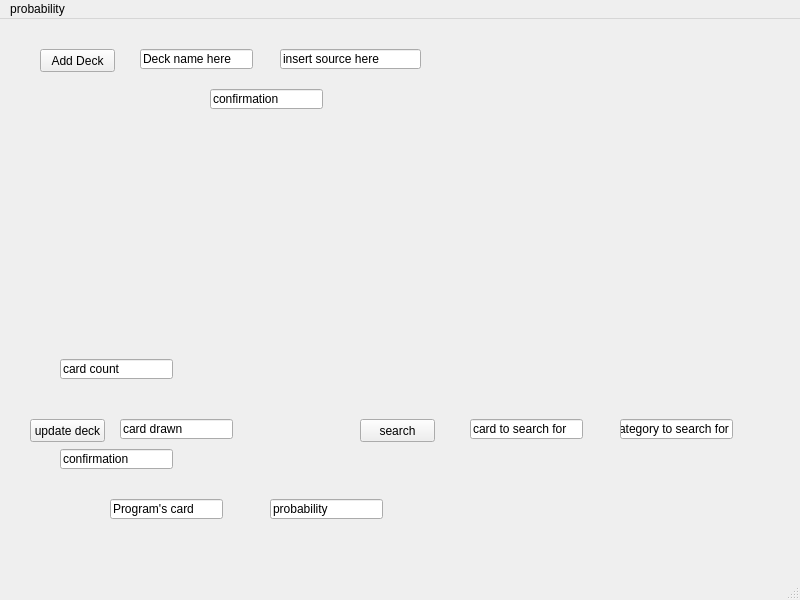
<?xml version="1.0" encoding="UTF-8"?>
<ui version="4.0">
 <class>MainWindow</class>
 <widget class="QMainWindow" name="MainWindow">
  <property name="geometry">
   <rect>
    <x>0</x>
    <y>0</y>
    <width>800</width>
    <height>600</height>
   </rect>
  </property>
  <property name="windowTitle">
   <string>MainWindow</string>
  </property>
  <widget class="QWidget" name="centralwidget">
   <widget class="QPushButton" name="add_deck">
    <property name="geometry">
     <rect>
      <x>40</x>
      <y>30</y>
      <width>75</width>
      <height>23</height>
     </rect>
    </property>
    <property name="text">
     <string>Add Deck</string>
    </property>
   </widget>
   <widget class="QLineEdit" name="DeckSource">
    <property name="geometry">
     <rect>
      <x>280</x>
      <y>30</y>
      <width>141</width>
      <height>20</height>
     </rect>
    </property>
    <property name="text">
     <string>insert source here</string>
    </property>
   </widget>
   <widget class="QLineEdit" name="add_deck_name">
    <property name="geometry">
     <rect>
      <x>140</x>
      <y>30</y>
      <width>113</width>
      <height>20</height>
     </rect>
    </property>
    <property name="text">
     <string>Deck name here</string>
    </property>
   </widget>
   <widget class="QLineEdit" name="drawn_card">
    <property name="geometry">
     <rect>
      <x>120</x>
      <y>400</y>
      <width>113</width>
      <height>20</height>
     </rect>
    </property>
    <property name="text">
     <string>card drawn</string>
    </property>
   </widget>
   <widget class="QLineEdit" name="cardName_search">
    <property name="geometry">
     <rect>
      <x>470</x>
      <y>400</y>
      <width>113</width>
      <height>20</height>
     </rect>
    </property>
    <property name="text">
     <string>card to search for</string>
    </property>
   </widget>
   <widget class="QPushButton" name="update_deck">
    <property name="geometry">
     <rect>
      <x>30</x>
      <y>400</y>
      <width>75</width>
      <height>23</height>
     </rect>
    </property>
    <property name="text">
     <string>update deck</string>
    </property>
   </widget>
   <widget class="QLineEdit" name="category_search">
    <property name="geometry">
     <rect>
      <x>620</x>
      <y>400</y>
      <width>113</width>
      <height>20</height>
     </rect>
    </property>
    <property name="text">
     <string>category to search for</string>
    </property>
   </widget>
   <widget class="QPushButton" name="search">
    <property name="geometry">
     <rect>
      <x>360</x>
      <y>400</y>
      <width>75</width>
      <height>23</height>
     </rect>
    </property>
    <property name="text">
     <string>search</string>
    </property>
   </widget>
   <widget class="QLineEdit" name="cardName">
    <property name="geometry">
     <rect>
      <x>110</x>
      <y>480</y>
      <width>113</width>
      <height>20</height>
     </rect>
    </property>
    <property name="text">
     <string>Program's card</string>
    </property>
   </widget>
   <widget class="QLineEdit" name="probability">
    <property name="geometry">
     <rect>
      <x>270</x>
      <y>480</y>
      <width>113</width>
      <height>20</height>
     </rect>
    </property>
    <property name="text">
     <string>probability</string>
    </property>
   </widget>
   <widget class="QLineEdit" name="conNewDeck">
    <property name="geometry">
     <rect>
      <x>210</x>
      <y>70</y>
      <width>113</width>
      <height>20</height>
     </rect>
    </property>
    <property name="text">
     <string>confirmation</string>
    </property>
   </widget>
   <widget class="QLineEdit" name="conUpdateDeck">
    <property name="geometry">
     <rect>
      <x>60</x>
      <y>430</y>
      <width>113</width>
      <height>20</height>
     </rect>
    </property>
    <property name="text">
     <string>confirmation</string>
    </property>
   </widget>
   <widget class="QLineEdit" name="cardCount">
    <property name="geometry">
     <rect>
      <x>60</x>
      <y>340</y>
      <width>113</width>
      <height>20</height>
     </rect>
    </property>
    <property name="text">
     <string>card count</string>
    </property>
   </widget>
  </widget>
  <widget class="QMenuBar" name="menubar">
   <property name="geometry">
    <rect>
     <x>0</x>
     <y>0</y>
     <width>800</width>
     <height>21</height>
    </rect>
   </property>
   <widget class="QMenu" name="menuprobability">
    <property name="title">
     <string>probability</string>
    </property>
   </widget>
   <addaction name="menuprobability"/>
  </widget>
  <widget class="QStatusBar" name="statusbar"/>
 </widget>
 <resources/>
 <connections>
  <connection>
   <sender>add_deck</sender>
   <signal>clicked()</signal>
   <receiver>MainWindow</receiver>
   <slot>NewDeck()</slot>
   <hints>
    <hint type="sourcelabel">
     <x>79</x>
     <y>65</y>
    </hint>
    <hint type="destinationlabel">
     <x>73</x>
     <y>135</y>
    </hint>
   </hints>
  </connection>
  <connection>
   <sender>update_deck</sender>
   <signal>clicked()</signal>
   <receiver>MainWindow</receiver>
   <slot>UpdateDeck()</slot>
   <hints>
    <hint type="sourcelabel">
     <x>82</x>
     <y>437</y>
    </hint>
    <hint type="destinationlabel">
     <x>76</x>
     <y>486</y>
    </hint>
   </hints>
  </connection>
  <connection>
   <sender>search</sender>
   <signal>clicked()</signal>
   <receiver>MainWindow</receiver>
   <slot>CheckProbability()</slot>
   <hints>
    <hint type="sourcelabel">
     <x>409</x>
     <y>432</y>
    </hint>
    <hint type="destinationlabel">
     <x>390</x>
     <y>354</y>
    </hint>
   </hints>
  </connection>
 </connections>
 <slots>
  <slot>NewDeck()</slot>
  <slot>SelectDeck()</slot>
  <slot>UpdateDeck()</slot>
  <slot>CheckProbability()</slot>
  <slot>slot1()</slot>
 </slots>
</ui>
